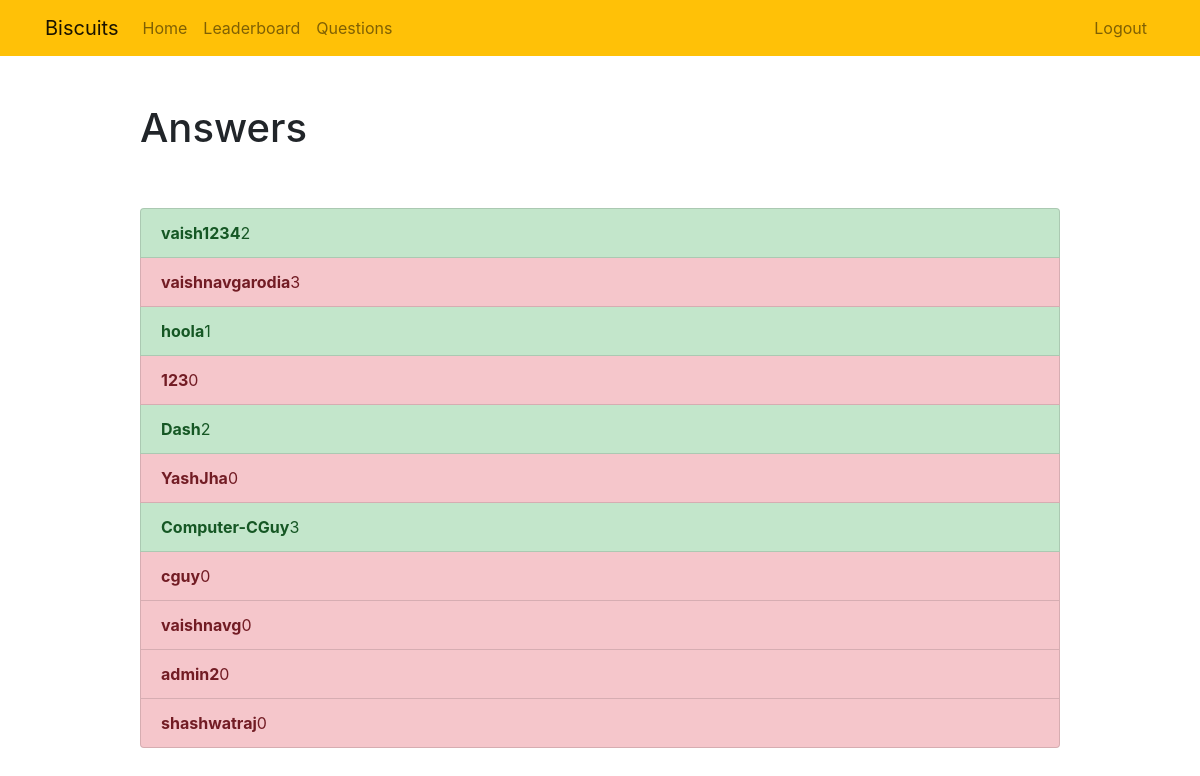
/checkanswers/ (signed in), run on an earlier commit of the app's database.
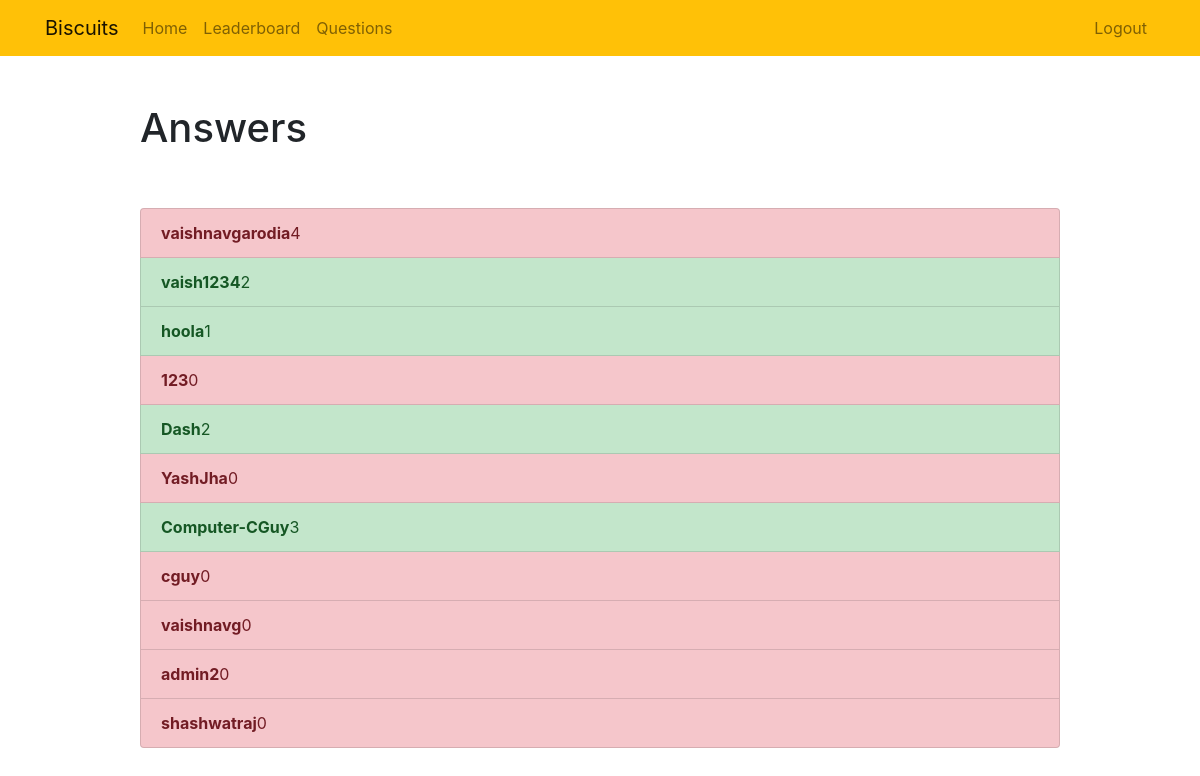
And on a later commit of the database.
### biscuitsrk/models.py (models this page shows, shortened)
class Profile(models.Model):
    user = models.OneToOneField(User, on_delete=models.CASCADE)
    currentlevel = models.IntegerField(default=0)
    discord  = models.CharField(max_length=255, null=True)
    institute = models.CharField(max_length=255, null=True)
    currentleveltime= models.DateTimeField(default=timezone.now)
    is_banned = models.BooleanField(default = False)
    mostrecentanswer = models.TextField(null=True)
    lastanswertime = models.DateTimeField(default=timezone.now)
    checked = models.BooleanField(default=True)
    result = models.BooleanField(default=True)
    response = models.TextField(null=True, blank=True)
    answered = models.BooleanField(default=False)
    answer_history = models.TextField(default="")
    response_history = models.TextField(default="")

### biscuitsrk/views.py (the view)
# urls.py: path('checkanswers/', views.checkanswers, name='checkanswers'),
@user_passes_test(lambda u: u.is_superuser)
def checkanswers(request):
    queryset = Profile.objects.order_by('-lastanswertime')
    return render(request, 'biscuitsrk/checkanswers.html',{'answers':queryset})

### biscuitsrk/templates/biscuitsrk/checkanswers.html
{% extends "biscuitsrk/base.html" %}
{% block content %}
    <div class="row justify-content-center mt-5">
        <div class="col-md-10">
            {% if answer %}
                 <h1>{{ answer.count }} Answers{{ answer.count|pluralize }}</h1>
            {% else %}
                           <h1>Answers</h1>
            {% endif %}
        </div>
    </div>
    <div class="row justify-content-center mt-5">
        <div class="col-md-10">
            <div class="list-group">
                {% for answer in answers %}
                    <a href="{% url 'fullanswer' answer.id %}" class="list-group-item list-group-item-action{% if answer.checked %} list-group-item-success {% else %} list-group-item-danger {% endif %}"><b>{{ answer.user.username }}</b>{{ answer.currentlevel}}</a>
                {% endfor %}
            </div>
        </div>
    </div>
{% endblock %}

### biscuitsrk/templates/biscuitsrk/base.html (shortened to what this page needs)
{% load static %}
<!doctype html>
<html lang="en">
<head>
    <link rel="stylesheet" href="https://stackpath.bootstrapcdn.com/bootstrap/4.4.1/css/bootstrap.min.css">
</head>
<body>
<nav class="navbar navbar-expand-md navbar-light bg-warning">
<div class="container">
    <a class="navbar-brand" href="{% url 'home' %}">
        <span>Biscuits</span>
    </a>
    <div class="collapse navbar-collapse" id="navbarNav">
    {% if user.is_authenticated %}
        <ul class="navbar-nav mr-auto">
                <li class="nav-item {{ home }}">
                    <a class="nav-link" href="{% url 'home' %}">Home</a>
                </li>
                <li class="nav-item {{ leaderboard }}">
                    <a class="nav-link" href="{% url 'leaderboard' %}">Leaderboard</a>
                </li>
                <li class="nav-item {{ questions }}">
                    <a class="nav-link" href="{% url 'questions' %}">Questions</a>
                </li>
        </ul>
    {% endif %}
    <ul class="navbar-nav ml-auto">
            {% if user.is_authenticated %}
                <li class="nav-item">
                    <a href="#" onclick="$('#signOutBtn').click()" class="nav-link">Logout</a>
                </li>
            {% endif %}
        </ul>
    </div>
</div>
</nav>
<div class="container">
{% block content %}{% endblock %}
</div>
</body>
</html>

What changed in the data, as far as the page shows it:
changed Profile "vaishnavgarodia": currentlevel "3" → "4"; moves up the list
